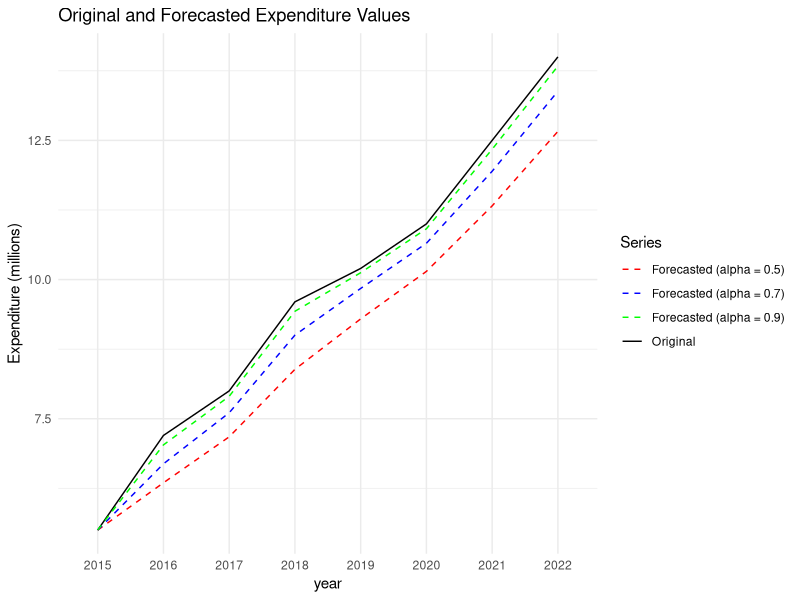

The R script that drew this image:
## ---- chunk 1
knitr::opts_chunk$set(echo = TRUE)
## ---- chunk 2
#load the necessary libraries
library(tidyverse)
## ---- chunk 3
#create vectors
year <- c('2015','2016','2017','2018','2019','2020','2021','2022')
expenditure <- c(5.5, 7.2, 8.0, 9.6, 10.2 ,11.0, 12.5, 14.0)

#create table
data <- data.frame(year, expenditure)

#view table
data
## ---- chunk 4
#define alpha parameter
alpha <- 0.5

# Initialize the first forecast value
data$Forecast.5 <- NA
data$Forecast.5[1] <- data$expenditure[1]

#view the results
data
## ---- chunk 5
# Calculate the forecasted values using exponential smoothing
for (i in 2:nrow(data)) {
  data$Forecast.5[i] <- alpha * data$expenditure[i] + (1 - alpha) * data$Forecast.5[i-1]
}

# View the dataframe with forecasted values
data
## ---- chunk 6
# Calculate the forecast error for each time period
data$Error.5 <- data$expenditure - data$Forecast.5

data
## ---- chunk 7
#define alpha parameter
alpha <- 0.7

# Initialize the first forecast value
data$Forecast.7 <- NA
data$Forecast.7[1] <- data$expenditure[1]

#view the results
data
## ---- chunk 8
# Calculate the forecasted values using exponential smoothing
for (i in 2:nrow(data)) {
  data$Forecast.7[i] <- alpha * data$expenditure[i] + (1 - alpha) * data$Forecast.7[i-1]
}

# View the dataframe with forecasted values
data
## ---- chunk 9
# Calculate the forecast error for each time period
data$Error.7 <- data$expenditure - data$Forecast.7

data
## ---- chunk 10
#define alpha parameter
alpha <- 0.9

# Initialize the first forecast value
data$Forecast.9 <- NA
data$Forecast.9[1] <- data$expenditure[1]

#view the results
data
## ---- chunk 11
# Calculate the forecasted values using exponential smoothing
for (i in 2:nrow(data)) {
  data$Forecast.9[i] <- alpha * data$expenditure[i] + (1 - alpha) * data$Forecast.9[i-1]
}

# View the dataframe with forecasted values
data
## ---- chunk 12
# Calculate the forecast error for each time period
data$Error.9 <- data$expenditure - data$Forecast.9

data
## ---- chunk 13
# Compute the Mean Absolute Error (MAE)
MAE.5 <- mean(abs(data$Error.5), na.rm = TRUE)
MAE.7 <- mean(abs(data$Error.7), na.rm = TRUE)
MAE.9 <- mean(abs(data$Error.9), na.rm = TRUE)

# Compute the Mean Squared Error (MSE)
MSE.5 <- mean(data$Error.5^2, na.rm = TRUE)
MSE.7 <- mean(data$Error.7^2, na.rm = TRUE)
MSE.9 <- mean(data$Error.9^2, na.rm = TRUE)


# View MAE and MSE
cat('\n Mean Absolute Errors: ', '\n alpha = 5: ', MAE.5, '\n alpha = 7: ', MAE.7, '\n alpha = 9: ', MAE.9, '\n Mean Squared Errors: ', '\n alpha = 5: ', MSE.5, '\n alpha = 7: ', MSE.7, '\n alpha = 9: ', MSE.9)

## ---- chunk 14
# Plot original and forecasted values
ggplot(data, aes(x = year)) +
  geom_line(aes(y = expenditure, color = "Original", group = 1), linetype = "solid") +
  geom_line(aes(y = Forecast.5, color = "Forecasted (alpha = 0.5)", group = 1), linetype = "dashed") +
  geom_line(aes(y = Forecast.7, color = "Forecasted (alpha = 0.7)", group = 1), linetype = "dashed") +
  geom_line(aes(y = Forecast.9, color = "Forecasted (alpha = 0.9)", group = 1), linetype = "dashed") +
  labs(title = "Original and Forecasted Expenditure Values",
       y = "Expenditure (millions)",
       color = "Series") +
  scale_color_manual(values = c("Original" = "black",
                                 "Forecasted (alpha = 0.5)" = "red",
                                 "Forecasted (alpha = 0.7)" = "blue",
                                 "Forecasted (alpha = 0.9)" = "green")) +
  theme_minimal()

